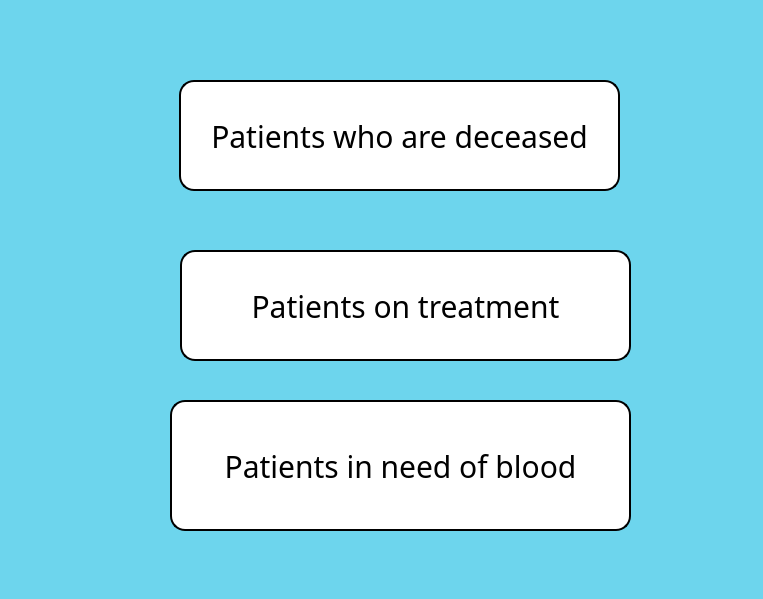
<?xml version="1.0" encoding="UTF-8"?>
<ui version="4.0">
 <class>Form</class>
 <widget class="QWidget" name="Form">
  <property name="geometry">
   <rect>
    <x>0</x>
    <y>0</y>
    <width>763</width>
    <height>599</height>
   </rect>
  </property>
  <property name="windowTitle">
   <string>Form</string>
  </property>
  <property name="styleSheet">
   <string notr="true">*{
    font-family: century gothic;
    font-size: 30px;
}

QToolButton
{
    background: #D1D2D2;
    border-radius: 30px;
}

QLabel
{
    color: black;
}

QPushButton
{
   border: 2px solid black;
   background-color: #D1D2D2;
   border-radius: 15px;
}

QPushButton:hover
{
   color: #D1D2D2;
   border-radius: 15px;
   background: #16A5C3;
}

QFrame
{
  background: #C7D1D1;
  border: 2px solid black
}
QWidget
{
  background-color:   #6dd5ed;
}

QMessageBox
{
   color: black;
   background-color: white;
}</string>
  </property>
  <widget class="QPushButton" name="pushButton">
   <property name="geometry">
    <rect>
     <x>179</x>
     <y>80</y>
     <width>441</width>
     <height>111</height>
    </rect>
   </property>
   <property name="styleSheet">
    <string notr="true">QPushButton
{
   border: 2px solid black;
   background-color: white;
   border-radius: 15px;
}

QPushButton:hover
{
   color: #D1D2D2;
   border-radius: 15px;
   background: #426a78;
}</string>
   </property>
   <property name="text">
    <string>Patients who are deceased</string>
   </property>
  </widget>
  <widget class="QPushButton" name="pushButton_3">
   <property name="geometry">
    <rect>
     <x>170</x>
     <y>400</y>
     <width>461</width>
     <height>131</height>
    </rect>
   </property>
   <property name="styleSheet">
    <string notr="true">QPushButton
{
   border: 2px solid black;
   background-color: white;
   border-radius: 15px;
}

QPushButton:hover
{
   color: #D1D2D2;
   border-radius: 15px;
   background: #426a78;
}</string>
   </property>
   <property name="text">
    <string>Patients in need of blood</string>
   </property>
  </widget>
  <widget class="QPushButton" name="pushButton_2">
   <property name="geometry">
    <rect>
     <x>180</x>
     <y>250</y>
     <width>451</width>
     <height>111</height>
    </rect>
   </property>
   <property name="styleSheet">
    <string notr="true">QPushButton
{
   border: 2px solid black;
   background-color: white;
   border-radius: 15px;
}

QPushButton:hover
{
   color: #D1D2D2;
   border-radius: 15px;
   background: #426a78;
}</string>
   </property>
   <property name="text">
    <string>Patients on treatment</string>
   </property>
  </widget>
 </widget>
 <resources/>
 <connections/>
</ui>
